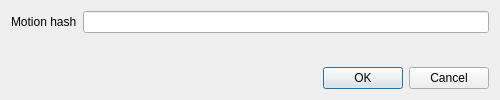
<?xml version="1.0" encoding="UTF-8"?>
<ui version="4.0">
 <class>MotionVoteDialog</class>
 <widget class="QDialog" name="MotionVoteDialog">
  <property name="geometry">
   <rect>
    <x>0</x>
    <y>0</y>
    <width>500</width>
    <height>100</height>
   </rect>
  </property>
  <property name="windowTitle">
   <string>Dialog</string>
  </property>
  <layout class="QVBoxLayout" name="verticalLayout">
   <item>
    <layout class="QFormLayout" name="formLayout">
     <item row="0" column="1">
      <widget class="QLineEdit" name="motionHash">
       <property name="maxLength">
        <number>40</number>
       </property>
      </widget>
     </item>
     <item row="0" column="0">
      <widget class="QLabel" name="label">
       <property name="text">
        <string>Motion hash</string>
       </property>
      </widget>
     </item>
    </layout>
   </item>
   <item>
    <widget class="QDialogButtonBox" name="buttonBox">
     <property name="orientation">
      <enum>Qt::Horizontal</enum>
     </property>
     <property name="standardButtons">
      <set>QDialogButtonBox::Cancel|QDialogButtonBox::Ok</set>
     </property>
    </widget>
   </item>
  </layout>
 </widget>
 <resources/>
 <connections>
  <connection>
   <sender>buttonBox</sender>
   <signal>accepted()</signal>
   <receiver>MotionVoteDialog</receiver>
   <slot>accept()</slot>
   <hints>
    <hint type="sourcelabel">
     <x>248</x>
     <y>254</y>
    </hint>
    <hint type="destinationlabel">
     <x>157</x>
     <y>274</y>
    </hint>
   </hints>
  </connection>
  <connection>
   <sender>buttonBox</sender>
   <signal>rejected()</signal>
   <receiver>MotionVoteDialog</receiver>
   <slot>reject()</slot>
   <hints>
    <hint type="sourcelabel">
     <x>316</x>
     <y>260</y>
    </hint>
    <hint type="destinationlabel">
     <x>286</x>
     <y>274</y>
    </hint>
   </hints>
  </connection>
 </connections>
</ui>
